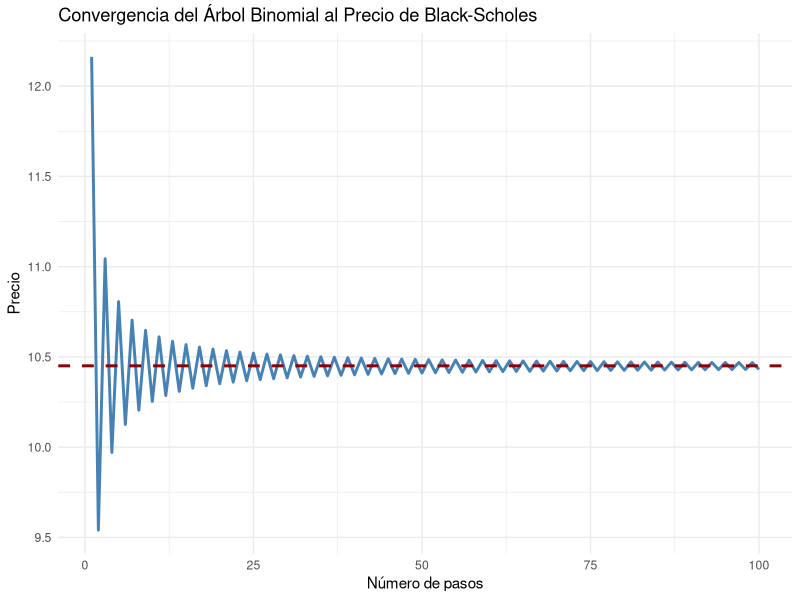
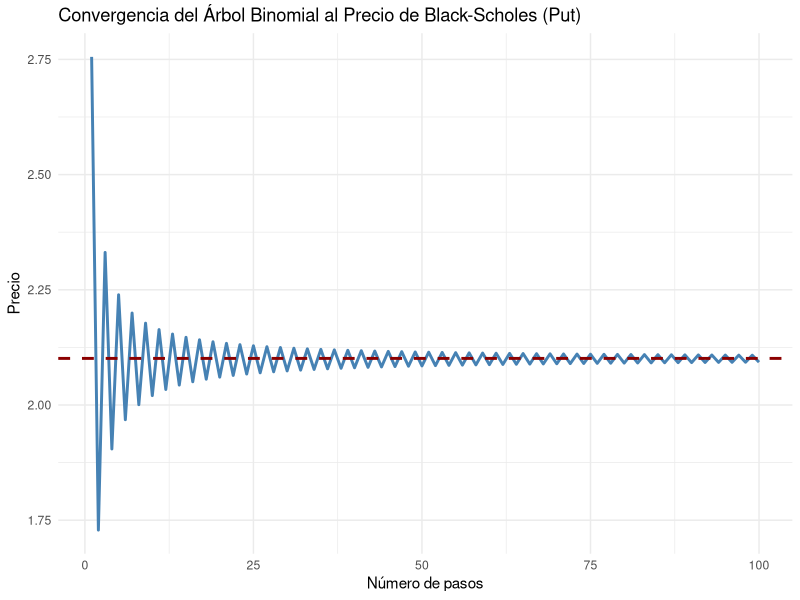

Write the R code that produced these figures, in order.
## ---- chunk 1
knitr::opts_chunk$set(warning = FALSE, message = FALSE, fig.align = "center", fig.width = 7, fig.height = 5)
## ---- chunk 2
black_scholes <- function(S, K, r, T, sigma, type = "call") {  
  d1 <- (log(S / K) + (r + 0.5 * sigma^2) * T) / (sigma * sqrt(T))
  d2 <- d1 - sigma * sqrt(T)
  if (type == "call") {
    price <- S * pnorm(d1) - K * exp(-r * T) * pnorm(d2)
  } else {
    price <- K * exp(-r * T) * pnorm(-d2) - S * pnorm(-d1)
  }
  return(price)
}
## ---- chunk 3
binomial_option_price <- function(S, K, r, T, sigma, steps, type = "call") {
  dt <- T / steps
  u <- exp(sigma * sqrt(dt))
  d <- 1 / u
  p <- (exp(r * dt) - d) / (u - d)
  asset_prices <- numeric(steps + 1)
  option_values <- numeric(steps + 1)
  for (i in 0:steps) {
    asset_prices[i + 1] <- S * u^i * d^(steps - i)
  }
  if (type == "call") {
    option_values <- pmax(asset_prices - K, 0)
  } else {
    option_values <- pmax(K - asset_prices, 0)
  }
  for (j in (steps - 1):0) {
    for (i in 0:j) {
      option_values[i + 1] <- exp(-r * dt) * (p * option_values[i + 2] + (1 - p) * option_values[i + 1])
    }
  }
  return(option_values[1])
}
## ---- chunk 4
S <- 100; K <- 100; r <- 0.05; T <- 1; sigma <- 0.2; type <- "call"
steps_seq <- 1:100
binomial_prices <- sapply(steps_seq, function(n) binomial_option_price(S, K, r, T, sigma, n, type))
bs_price <- black_scholes(S, K, r, T, sigma, type)
## ---- chunk 5
library(ggplot2)
df <- data.frame(steps_seq, binomial_prices)
ggplot(df, aes(x = steps_seq, y = binomial_prices)) +
  geom_line(color = "steelblue", size = 1) +
  geom_hline(yintercept = bs_price, linetype = "dashed", color = "darkred", size = 1) +
  labs(title = "Convergencia del Árbol Binomial al Precio de Black-Scholes", x = "Número de pasos", y = "Precio") +
  theme_minimal()
## ---- chunk 6
S <- 80; K <- 80; r <- 0.03; T <- 1; sigma <- 0.10; type <- "put"
steps_seq <- 1:100
binomial_prices <- sapply(steps_seq, function(n) binomial_option_price(S, K, r, T, sigma, n, type))
bs_price <- black_scholes(S, K, r, T, sigma, type)
df <- data.frame(steps_seq, binomial_prices)
## ---- chunk 7
ggplot(df, aes(x = steps_seq, y = binomial_prices)) +
  geom_line(color = "steelblue", size = 1) +
  geom_hline(yintercept = bs_price, linetype = "dashed", color = "darkred", size = 1) +
  labs(title = "Convergencia del Árbol Binomial al Precio de Black-Scholes (Put)", x = "Número de pasos", y = "Precio") +
  theme_minimal()
